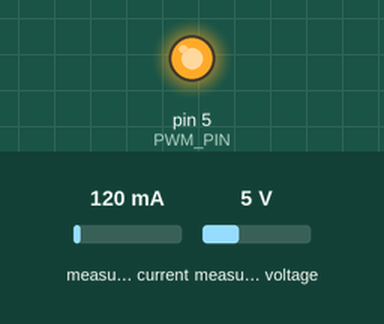
Simulated run of this sketch. Board: Arduino Uno, built with avr-gcc and run on an emulated ATmega328P. On the bench: output pins drawn as LEDs (lit = HIGH). The inputs (shaded band) are chosen by the test bench; at power-on: measured current 120 mA, measured voltage 5 V. What the sketch prints to the serial monitor is not drawn.

Above: at 0.1 s.
Timing chart, 0 to 1.6 s (numbered marks = the images above):
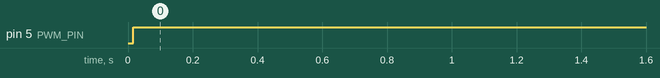

Measured:
- by itself, pin 5 (PWM_PIN): LOW → HIGH at 0.02 s

The sketch:

mqtt.ino
```cpp
#include <Wire.h>
#include <INA226_WE.h>
#define I2C_ADDRESS 0x40

INA226_WE ina226 = INA226_WE(I2C_ADDRESS);


  float shuntVoltage_mV = 0.0;
  float loadVoltage_V = 0.0;
  float busVoltage_V = 0.0;
  float current_mA = 0.0;
  float power_mW = 0.0;

// Biblioteca// Bibliotecas
#include <stdio.h>
#include <stdlib.h>
#include <math.h>
#include <limits.h>
#include <time.h>

// Inputs
float tensao = 0; // Tensão obtida do painel solar
float corrente = 0; // Corrente obtida do painel solar
//float random = 0;

// Outputs
float pwm = 0; // Output Principal
float D = 0.5;// Resultado do algoritimo P&O
int Contador = 0;
float Speed = 0;
int p_atual = 0; // particula atual sendo considerada na simulação

// Definições
#define ExecTime 0.0000001 // Tempo de execução, 1*10^-7 s
#define MAXwave 1 // Valor maximo que a onda triangular vai obter
#define MINwave 0 // Valor minimo que a onda triangular vai obter
#define NUM_INTERACAO 10 // Valor que representa o numero de interações
#define NUM_PARTICULAS 20 // Numero de particulas
#define INERTIA_WEIGHT 0.5 // Peso da inércia
#define MAXD 0.95 // Valor maximo que o D poderá obter
#define MIND 0.05 // Valor minimo que o D poderá obter
#define Ciclo 12500 // Ciclos de analise para cada particula
#define PWM_PIN 5  // ou outro pino seguro: 4, 5, 12, 13, 14

// Particula //
struct Particula{
	float posicao; // posição da particula
	float velocidade; // velocida da particula
	float best_posicao; // melhor posição da particula
	float best_potencia; // melhor potencia da particula
	float potencia; // potencia da particula
};

struct Particula particula[NUM_PARTICULAS];

// PSO
float potencia = 0; // Tensão x Corrente
float C1 = 0.6; // Peso cognitivo
float C2 = 0.95; // Peso cognitivo

int inic = 0;
float gbestPSO = 0;
float gbestPST = 0;

// TriangularWave
float frequencia = 31250; // Frequência desejada para a onda triangular
float periodo = 0; // 1 / Frequência
float valorWave = 0; // Valor atual da onda triangular
float delta = 0; // Valor a se somar ou subtrair a cada periodo de execução 1 / passos por periodo da onda, versão estatica
float somador = 0; // Valor que usa o delta porém é alterado a cada ciclo da onda
float passos = 0.1; // Valor de passos que irá dar por periodo, Periodo / tempo de execução
int espera = 1; // Variavel que guarda a informação para liberar a inversão do valor delta
int AcumulodeCiclos = 0; // Acumulo de ciclos do sistemas,
int AcumulodeCiclos2 = 0; // Acumulo de ciclos do sistemas2,

/////////////////////////////////
// Função da onda triangular ///
///////////////////////////////
void TriangularWave()
{
   if(valorWave >= MAXwave && espera == 1)
   {
   	espera = 0;
   	valorWave = MAXwave;
   	somador = -delta;
   }
   else if(valorWave <= MINwave && espera == 0)
   {
   	espera = 1;
   	valorWave = MINwave;
   	somador = delta;
   }

 	valorWave += somador;
}

///////////////////////////////
// Inicializar a Particulas //
/////////////////////////////
void InicializarParticulas()
{
	inic++;
	float multi = ((MAXD - MIND) / NUM_PARTICULAS);

	for (int i = 0; i < NUM_PARTICULAS; i++) {
		particula[i].posicao = MIND + (i * multi);
		particula[i].velocidade = 0.00001;
		particula[i].best_posicao = particula[i].posicao;
		particula[i].best_potencia = particula[i].potencia;
	}
}

void reset() {
	if (AcumulodeCiclos2 == 10000000)
	{
		gbestPSO = 0;
		gbestPST = 0;
	float multi = ((MAXD - MIND) / NUM_PARTICULAS);
	for (int i = 0; i < NUM_PARTICULAS; i++)
	{
		particula[i].posicao = MIND + (i * multi);
		particula[i].velocidade = 0.00001;
		particula[i].best_posicao = 0;
		particula[i].best_potencia = 0;
		particula[i].potencia = 0;}
		AcumulodeCiclos2=0;
		p_atual = 0;
		D = 0.5;// Resultado do algoritimo P&O
	}
}


/////////////////////////////////
// Função Atualizar Paticulas //
///////////////////////////////
void AtualizarPaticulas()
{

	AcumulodeCiclos++;
	AcumulodeCiclos2++;
	reset();

	if(AcumulodeCiclos >= Ciclo)
	{

		particula[p_atual].potencia = particula[p_atual].potencia / Ciclo; // potencia da particula atua recebe a potencia tual dividida pelo ciclos de analise para cada particula, serve para ajuste fino

		AcumulodeCiclos = 0;// zera os ciclo do sistema

		// Calculo do PSO //
		if(particula[p_atual].potencia > particula[p_atual].best_potencia) // se a potencia da particula atual for maior ou igual a melhor posição da particula atual faça
		{
			yield();  // Libera o watchdog
			particula[p_atual].best_posicao = particula[p_atual].posicao; // a melhor posção recebe a posição
			particula[p_atual].best_potencia = particula[p_atual].potencia; // a melhor potencia recebe a melhor potencia
		}
		if(particula[p_atual].best_potencia > gbestPST) // se a melhor potencia da da particula for maior que melhor potencia global faça
		{
			gbestPSO = particula[p_atual].best_posicao; // guarda a melhor posição da particula numa vairiavel global
			gbestPST = particula[p_atual].best_potencia; // guarda a melhor potencia da particula numa vairiavel global
		}

		//	Calculo da velocidade da particula
		particula[p_atual].velocidade = INERTIA_WEIGHT * particula[p_atual].velocidade + C1 * (particula[p_atual].best_posicao - particula[p_atual].posicao) + C2 * 1 * (gbestPSO - particula[p_atual].posicao);

		//	Calculo da posição da particula
		particula[p_atual].posicao = particula[p_atual].posicao + particula[p_atual].velocidade;
		// Calculo do PSO //

		//	Incremento das particulas
		p_atual++;
		if(p_atual >= NUM_PARTICULAS)
		{
			p_atual = 0;
		}
	}
	else
	{
		particula[p_atual].potencia += power_mW;
	}
	yield();  // <- Adicional
	Contador++;
}

/////////////////////
// Função do PSO ///
///////////////////
void PSO()
{
	if(inic == 0)
	{
		InicializarParticulas();
	}
	else
	{
		 AtualizarPaticulas();
	}

	D = particula[p_atual].posicao;

	if(D > MAXD)
	{
		D = MAXD;
	}
	else if(D < MIND)
	{
		D = MIND;
	}
}

void setup()
{
  Serial.begin(115200);
  while (!Serial); // wait until serial comes up on Arduino Leonardo or MKR WiFi 1010
  Wire.begin();
  ina226.init();
	pinMode(PWM_PIN, OUTPUT);

  ina226.setResistorRange(0.1, 1.3); // choose resistor 0.1 Ohm and gain range up to 1.3A

  /* If the current values delivered by the INA226 differ by a constant factor
     from values obtained with calibrated equipment you can define a correction factor.
     Correction factor = current delivered from calibrated equipment / current delivered by INA226*/

  ina226.setCorrectionFactor(0.93);

  Serial.println("INA226 Current Sensor Example Sketch - Continuous");

  ina226.waitUntilConversionCompleted(); //if you comment this line the first data might be zero
}

void loop()
{
	yield();  // Aqui logo no início

  float shuntVoltage_mV = 0.0;
  float loadVoltage_V = 0.0;
  float busVoltage_V = 0.0;
  float current_mA = 0.0;
  float power_mW = 0.0;

  ina226.readAndClearFlags();
  shuntVoltage_mV = ina226.getShuntVoltage_mV();
  busVoltage_V = ina226.getBusVoltage_V();
  current_mA = ina226.getCurrent_mA();
  power_mW = ina226.getBusPower();
  loadVoltage_V  = busVoltage_V + (shuntVoltage_mV / 1000);

  Serial.print("Shunt Voltage [mV]: "); Serial.println(shuntVoltage_mV);
  Serial.print("Bus Voltage [V]: "); Serial.println(busVoltage_V);
  Serial.print("Load Voltage [V]: "); Serial.println(loadVoltage_V);
  Serial.print("Current[mA]: "); Serial.println(current_mA);
  Serial.print("Bus Power [mW]: "); Serial.println(power_mW);
  if (!ina226.overflow)
  {
    Serial.println("Values OK - no overflow");
  }
  else
  {
    Serial.println("Overflow! Choose higher current range");
  }
  Serial.println();

  TriangularWave();
	PSO();
	// comparação para output
  if(D >= valorWave)
	{
		pwm = MAXwave;
	}
	else
	{
		pwm = MINwave;
	}

	digitalWrite(PWM_PIN, (pwm == MAXwave) ? HIGH : LOW);
	yield();  // E também aqui, ao final do loop


}
```
